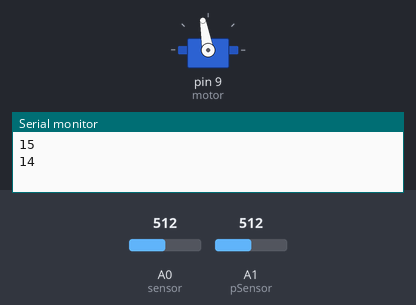
The sketch below on a simulated Arduino Uno, built with avr-gcc and run on an emulated ATmega328P. Shown: servo, the last lines printed to the serial monitor. The test bench sets the inputs (shaded band); at power-on: A0 (sensor) = 512, A1 (pSensor) = 512.

Above: at 1.2 s.
1.3 s: A0 (sensor) set to 217
2.8 s: A0 (sensor) set to 187
At 3.9 s:
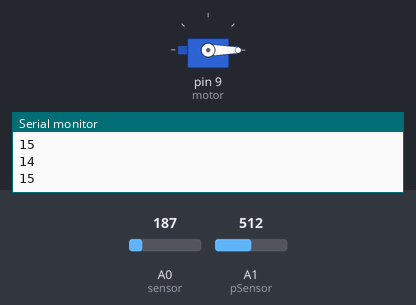
4.3 s: A0 (sensor) set to 210
At 5.2 s:
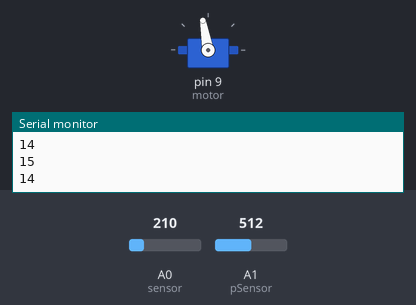
5.8 s: A0 (sensor) set to 190
At 6.2 s:
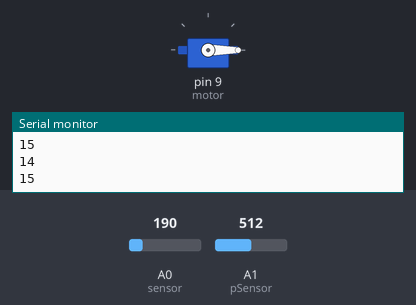
Timing chart, 0 to 8.3 s (numbered marks = the images above; inputs shaded):
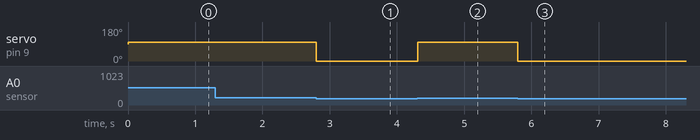

Measured:
- the behaviour switches between 201 and 200 on A0 (sensor) (found by bisection; images 0 and 1)
- after the input at 1.3 s, every drawn part: stays the same
- after the input at 2.8 s, servo on pin 9 (motor): 100° → 0° at once
- after the input at 4.3 s, servo on pin 9 (motor): 0° → 100° at once
- after the input at 5.8 s, servo on pin 9 (motor): 100° → 0° at once

The sketch:

PressureControl.ino
```cpp
#include <Servo.h>
//const int motor = 9;
const int sensor = A0;
const int iMinThreshVal = 200;

Servo motor;

void setup() {
 motor.attach(9);
 Serial.begin(9600);
}

void loop () {

  // put your setup code here, to run once:
 // read muscle sensor value
 const int pSensor = A1;


 Serial.println(pSensor);
 Serial.println(sensor);
 delay(1);
 if(analogRead(pSensor)<1000){
 while(analogRead(sensor) > iMinThreshVal){


   motor.write(100);
  }
 }
   motor.write(0);
 }
```
